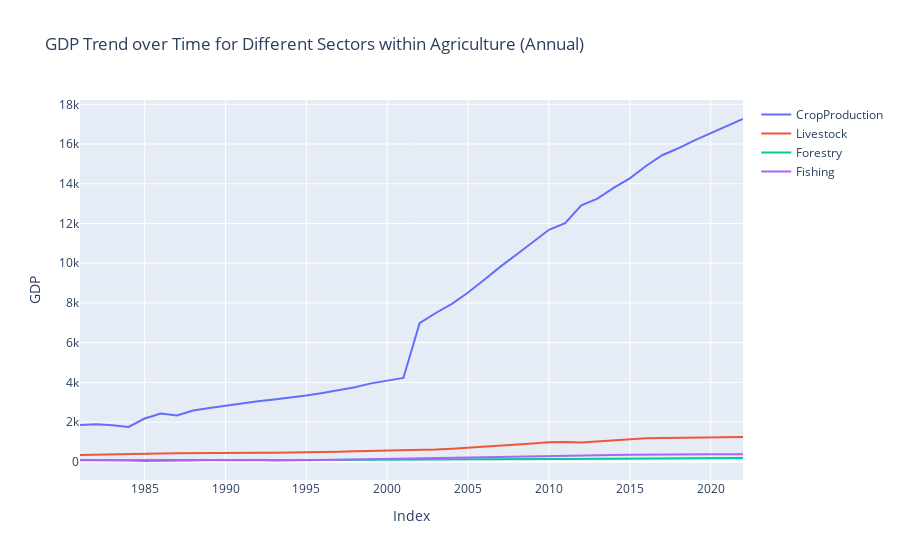
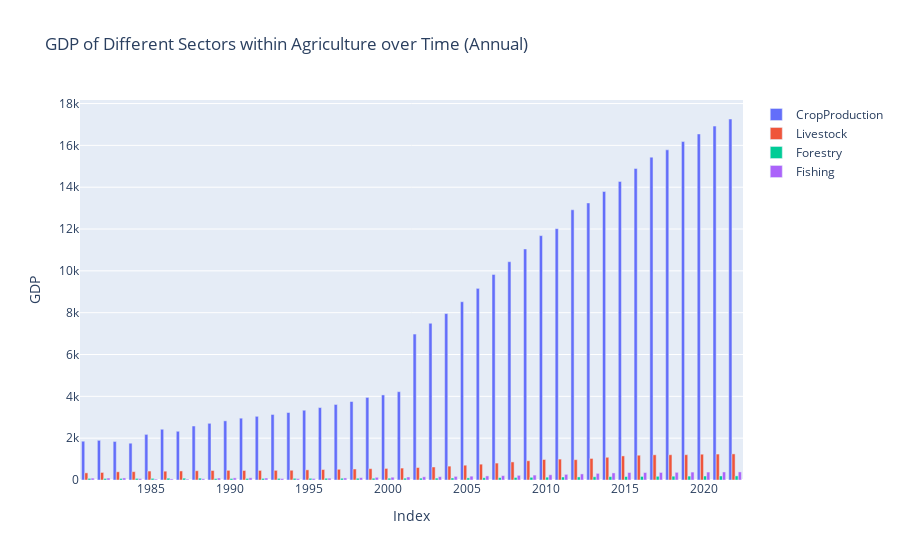

The code cell stored with these charts, in order, in its notebook:
### Code cell
# Line Plot for GDP of different sectors within Agriculture
sectors = ['CropProduction', 'Livestock', 'Forestry', 'Fishing']
fig = go.Figure()
for sector in sectors:
    fig.add_trace(go.Scatter(x=annual_df.index, y=annual_df[sector], mode='lines', name=sector))
fig.update_layout(title='GDP Trend over Time for Different Sectors within Agriculture (Annual)', xaxis_title='Index', yaxis_title='GDP')
fig.show()

# Bar Chart for GDP of different sectors within Agriculture
fig = go.Figure()
for sector in sectors:
    fig.add_trace(go.Bar(x=annual_df.index, y=annual_df[sector], name=sector))
fig.update_layout(title='GDP of Different Sectors within Agriculture over Time (Annual)', xaxis_title='Index', yaxis_title='GDP')
fig.show()
